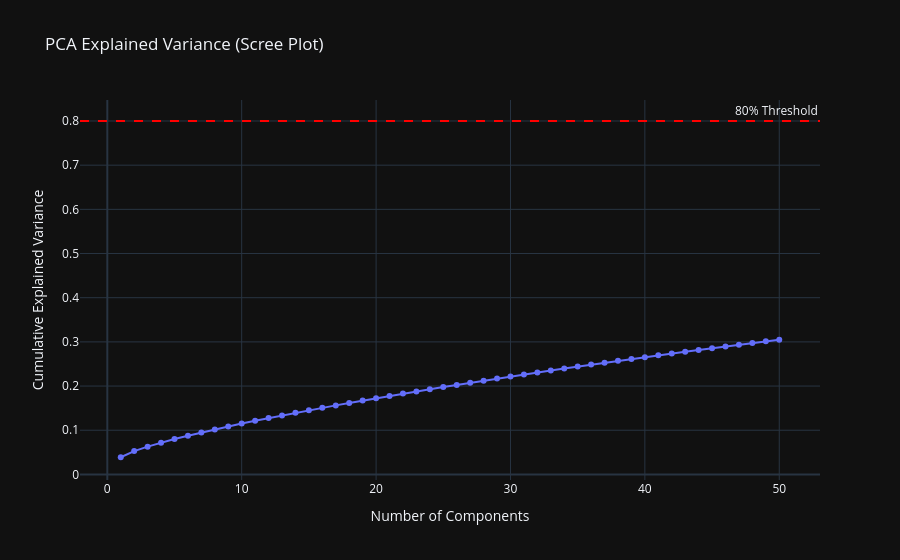

The notebook cell saved with this chart:
### Code cell
fig = px.line(
    variance_df,
    x='Number of Components',
    y='Cumulative Explained Variance',
    title='PCA Explained Variance (Scree Plot)',
    markers=True,
    template='plotly_dark'
)

# Add a horizontal line at 80% variance (a common benchmark in ML)
fig.add_hline(y=0.80, line_dash="dash", line_color="red", annotation_text="80% Threshold")

fig.show()

### Figure 1 — Plotly figure (JSON) as saved in the notebook; plotly's stock layout.template omitted (floating-point values rounded to 4 significant figures)
{"data": [{"hovertemplate": "Number of Components=%{x}<br>Cumulative Explained Variance=%{y}<extra></extra>", "legendgroup": "", "line": {"color": "#636efa", "dash": "solid"}, "marker": {"symbol": "circle"}, "mode": "lines+markers", "name": "", "orientation": "v", "showlegend": false, "x": [1, 2, 3, 4, 5, 6, 7, 8, 9, 10, 11, 12, 13, 14, 15, 16, 17, 18, 19, 20, 21, 22, 23, 24, 25, 26, 27, 28, 29, 30, 31, 32, 33, 34, 35, 36, 37, 38, 39, 40, 41, 42, 43, 44, 45, 46, 47, 48, 49, 50], "xaxis": "x", "y": [0.03886, 0.05287, 0.06283, 0.07183, 0.08014, 0.08772, 0.09495, 0.1019, 0.1085, 0.1151, 0.1214, 0.1274, 0.1334, 0.1393, 0.1451, 0.1507, 0.1563, 0.1617, 0.1671, 0.1725, 0.1777, 0.1829, 0.1879, 0.1929, 0.1978, 0.2027, 0.2075, 0.2123, 0.217, 0.2217, 0.2263, 0.2308, 0.2354, 0.2398, 0.2442, 0.2486, 0.2529, 0.2571, 0.2613, 0.2655, 0.2696, 0.2737, 0.2778, 0.2818, 0.2858, 0.2897, 0.2936, 0.2975, 0.3013, 0.3051], "yaxis": "y", "type": "scatter"}], "layout": {"xaxis": {"anchor": "y", "domain": [0.0, 1.0], "title": {"text": "Number of Components"}}, "yaxis": {"anchor": "x", "domain": [0.0, 1.0], "title": {"text": "Cumulative Explained Variance"}}, "legend": {"tracegroupgap": 0}, "title": {"text": "PCA Explained Variance (Scree Plot)"}, "shapes": [{"line": {"color": "red", "dash": "dash"}, "type": "line", "x0": 0, "x1": 1, "xref": "x domain", "y0": 0.8, "y1": 0.8, "yref": "y"}], "annotations": [{"showarrow": false, "text": "80% Threshold", "x": 1, "xanchor": "right", "xref": "x domain", "y": 0.8, "yanchor": "bottom", "yref": "y"}]}}
